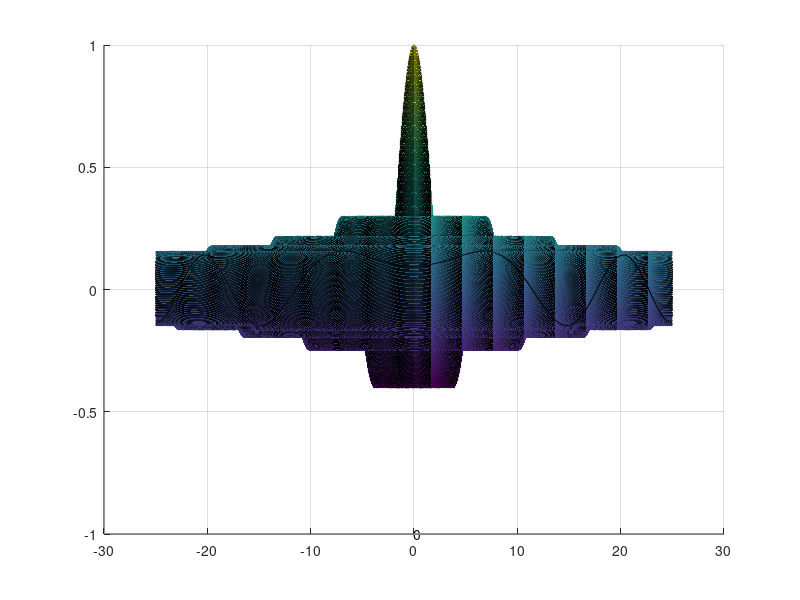

Write MATLAB code to recreate this figure. (Note: this script raises an error after producing the figure.)
x=[-25:0.1:25];
y=[-25:0.1:25]';
%z=sqrt(x.^2+y.^2);
r=[0:0.1:25];
%scala=5;
%m=abs(min(besselj(0,r)));

%[xt,yt,zt] = sphere();
%xa = abs(xt);
%ya = abs(yt);
%za = abs(zt);

%mesh(x,y,besselj(0,z));
%hold all;

%for i=1:floor(length(r)/scala)
%  p=1-(besselj(0,r(i*scala))+m);
%  plot3(r(i*scala).*xa,r(i*scala).*ya,r(i*scala).*za,'--k','lineWidth',5*p);
%endfor

for t=0:1:10
  hold off;
  z=sqrt(x.^2+y.^2+t.^2);
  surface(x,y,besselj(0,z));
  text(0,0,-1,num2str(t));
  grid on;
  view([0,0,0]);
  drawnow;
  sleep(t(1));
endfor